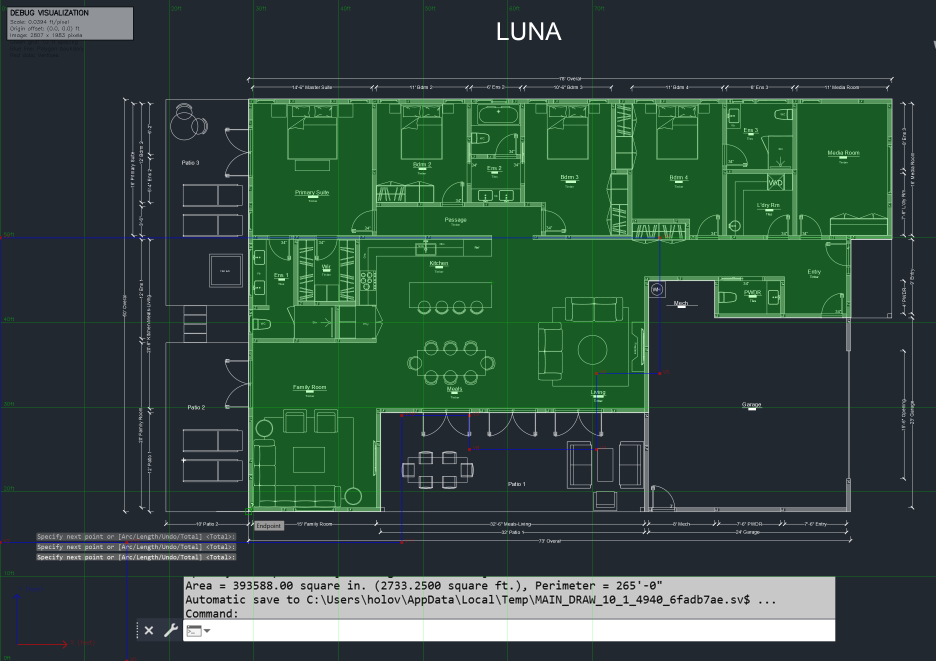
#> input picture luna_debug_visualization.png, 2807 x 1983 px (shown at 1/3 size)
$ python -i dimension_line_detector.py   (imports and definitions only)
#> lines starting #> are read from the running program, lines starting #| are printed output that depends on the picture; after the words box and inside, x2 and y2 are one past the last pixel; in counts of white or black regions, pixels touching at a corner belong together
"""
Dimension Line Detection Module
===============================
Detects and extracts dimension lines from all sides of floor plans.
"""

import cv2
import numpy as np
import pytesseract
import re
from typing import List, Dict, Tuple, Optional
import logging

logger = logging.getLogger(__name__)


class DimensionLineDetector:
    """Detects dimension lines and measurements from floor plans."""

    def __init__(self):
        """Initialize dimension line detector."""
        self.dimensions = {
            'top': [],
            'bottom': [],
            'left': [],
            'right': []
        }

    def detect_dimension_lines(self, image: np.ndarray) -> Dict:
        """
        Detect dimension lines on all sides of the floor plan.

        Args:
            image: Floor plan image

        Returns:
            Dictionary with dimensions for each side
        """
        height, width = image.shape[:2]

        # Define regions for each side (looking beyond just edges)
        regions = {
            'top': (0, 0, width, int(height * 0.20)),     # Top 20%
            'bottom': (0, int(height * 0.80), width, height),  # Bottom 20%
            'left': (0, 0, int(width * 0.15), height),    # Left 15%
            'right': (int(width * 0.85), 0, width, height)  # Right 15%
        }

        # Process each region
        all_dimensions = {}
        for side, (x1, y1, x2, y2) in regions.items():
            roi = image[y1:y2, x1:x2]
            dimensions = self._extract_dimensions_from_region(roi, side)
            all_dimensions[side] = dimensions
            logger.debug(f"{side} dimensions: {dimensions}")

        # Detect dimension lines using line detection
        line_dimensions = self._detect_lines_with_text(image)

        # Merge results
        merged = self._merge_dimension_results(all_dimensions, line_dimensions)

        return merged

    def _extract_dimensions_from_region(self, roi: np.ndarray, side: str) -> List[Dict]:
        """Extract dimensions from a specific region."""
        # Convert to grayscale
        if len(roi.shape) == 3:
            gray = cv2.cvtColor(roi, cv2.COLOR_BGR2GRAY)
        else:
            gray = roi.copy()

        # Enhance for OCR
        enhanced = self._enhance_for_dimension_text(gray, side)

        # Run OCR
        text = pytesseract.image_to_string(enhanced)

        # Parse dimensions
        dimensions = self._parse_dimension_text(text)

        # Get positions if needed
        if dimensions:
            ocr_data = pytesseract.image_to_data(enhanced, output_type=pytesseract.Output.DICT)
            dimensions = self._add_positions_to_dimensions(dimensions, ocr_data, side)

        return dimensions

    def _enhance_for_dimension_text(self, gray: np.ndarray, side: str) -> np.ndarray:
        """Enhance image specifically for dimension text extraction."""
        # Different processing for horizontal vs vertical text
        if side in ['left', 'right']:
            # Rotate for vertical text
            if side == 'left':
                enhanced = cv2.rotate(gray, cv2.ROTATE_90_COUNTERCLOCKWISE)
            else:
                enhanced = cv2.rotate(gray, cv2.ROTATE_90_CLOCKWISE)
        else:
            enhanced = gray.copy()

        # Apply threshold
        _, binary = cv2.threshold(enhanced, 127, 255, cv2.THRESH_BINARY)

        # Invert if needed (white text on dark background)
        if np.mean(binary) > 127:
            binary = cv2.bitwise_not(binary)

        return binary

    # [301 lines left out: functions _parse_dimension_text, _detect_lines_with_text, _find_text_near_lines, _add_positions_to_dimensions, _merge_dimension_results, _calculate_total_dimension and 1 more, not called in this run]

>>> import cv2
>>> picture = cv2.imread('luna_debug_visualization.png')
#> picture is the input picture: shape (1983, 2807, 3); mean B, G, R 62.6, 74.3, 49.8
>>> result = DimensionLineDetector().detect_dimension_lines(picture)
#> the loop in detect_dimension_lines, `for side, (x1, y1, x2, y2) in regions.items():` made 1 pass
#> pass 1, in detect_dimension_lines, `roi = image[y1:y2, x1:x2]`:
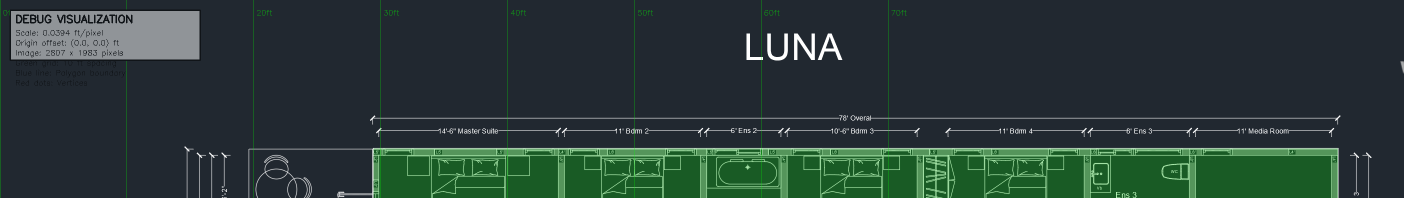
#> roi: shape (396, 2807, 3) (shown at 1/2 size); mean B, G, R 54.8, 58.3, 41.1
#> pass 1, in _extract_dimensions_from_region, `gray = cv2.cvtColor(roi, cv2.COLOR_BGR2GRAY)`:
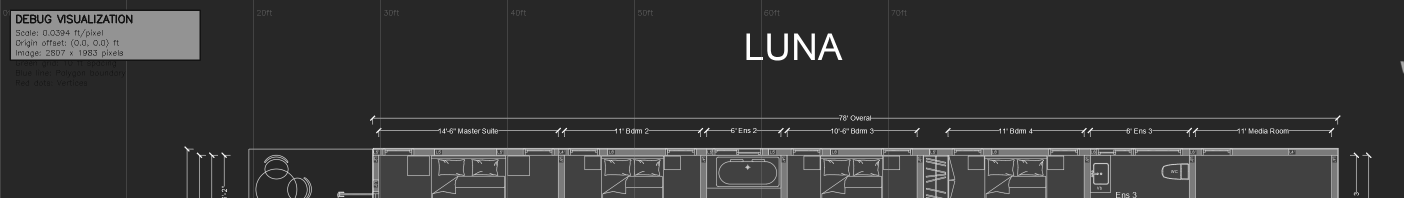
#> gray: shape (396, 2807) (shown at 1/2 size); min 19, max 255, mean 52.9
#> pass 1, in _enhance_for_dimension_text, `_, binary = cv2.threshold(enhanced, 127, 255, cv2.THRESH_BINARY)`:
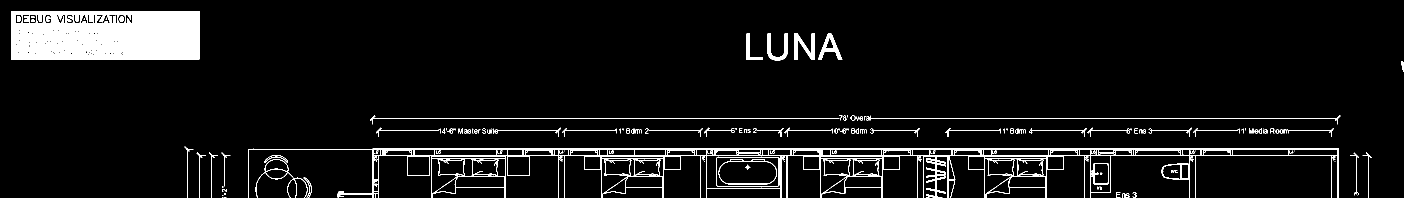
#> binary: shape (396, 2807) (shown at 1/2 size); 6.4% white; 177 white regions (73 under 20 px), largest, box (x1, y1, x2, y2) and area: (22, 22, 399, 119) 33158, (497, 296, 2677, 396) 20045, (864, 318, 1010, 396) 1100
#> after the loop in detect_dimension_lines, `for side, (x1, y1, x2, y2) in regions.items():`: all_dimensions = 0 items
#> (the run stopped early here; a loop or call above may not have finished)
